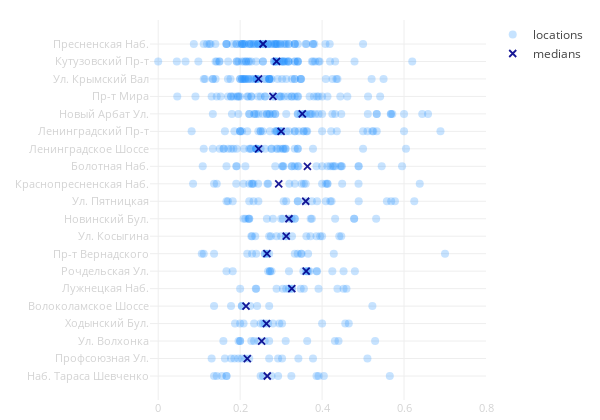

The code cell stored with this chart in its notebook:
### Code cell
face_scatter(city_data)

### Figure 1 — Plotly figure (JSON) as saved in the notebook; plotly's stock layout.template omitted (floating-point values rounded to 4 significant figures; data arrays with more than 128 entries replaced by an {"elided": "..."} marker saying what was removed)
{"data": [{"hoverinfo": "text+x", "marker": {"color": "dodgerblue", "opacity": 0.25, "size": 8}, "mode": "markers", "name": "locations", "text": {"elided": "541 str values"}, "type": "scatter", "uid": "6088dc12-4291-11e9-8bf6-3c15c2cf2370", "x": {"elided": "541 float values"}, "y": {"elided": "541 str values"}}, {"marker": {"color": "darkblue", "line": {"color": "darkblue", "width": 1.8}, "opacity": 0.9, "size": 7, "symbol": "x-thin-open"}, "mode": "markers", "name": "medians", "type": "scatter", "uid": "6088e0e8-4291-11e9-9447-3c15c2cf2370", "x": [0.2558, 0.2889, 0.2449, 0.28, 0.3517, 0.3, 0.245, 0.3642, 0.2941, 0.36, 0.3191, 0.3125, 0.2653, 0.3611, 0.3261, 0.2143, 0.2641, 0.2524, 0.2175, 0.2662], "y": ["Пресненская Наб.", "Кутузовский Пр-т", "Ул. Крымский Вал", "Пр-т Мира", "Новый Арбат Ул.", "Ленинградский Пр-т", "Ленинградское Шоссе", "Болотная Наб.", "Краснопресненская Наб.", "Ул. Пятницкая", "Новинский Бул.", "Ул. Косыгина", "Пр-т Вернадского", "Рочдельская Ул.", "Лужнецкая Наб.", "Волоколамское Шоссе", "Ходынский Бул.", "Ул. Волхонка", "Профсоюзная Ул.", "Наб. Тараса Шевченко"]}], "layout": {"height": 420, "hovermode": "closest", "margin": {"b": 20, "l": 150, "r": 30, "t": 20}, "showlegend": true, "width": 600, "xaxis": {"range": [-0.02, 0.8], "tickfont": {"color": "lightgrey", "size": 11}, "zeroline": false}, "yaxis": {"autorange": "reversed", "tickangle": 0, "tickfont": {"color": "lightgrey", "size": 11}, "zeroline": false}}}
